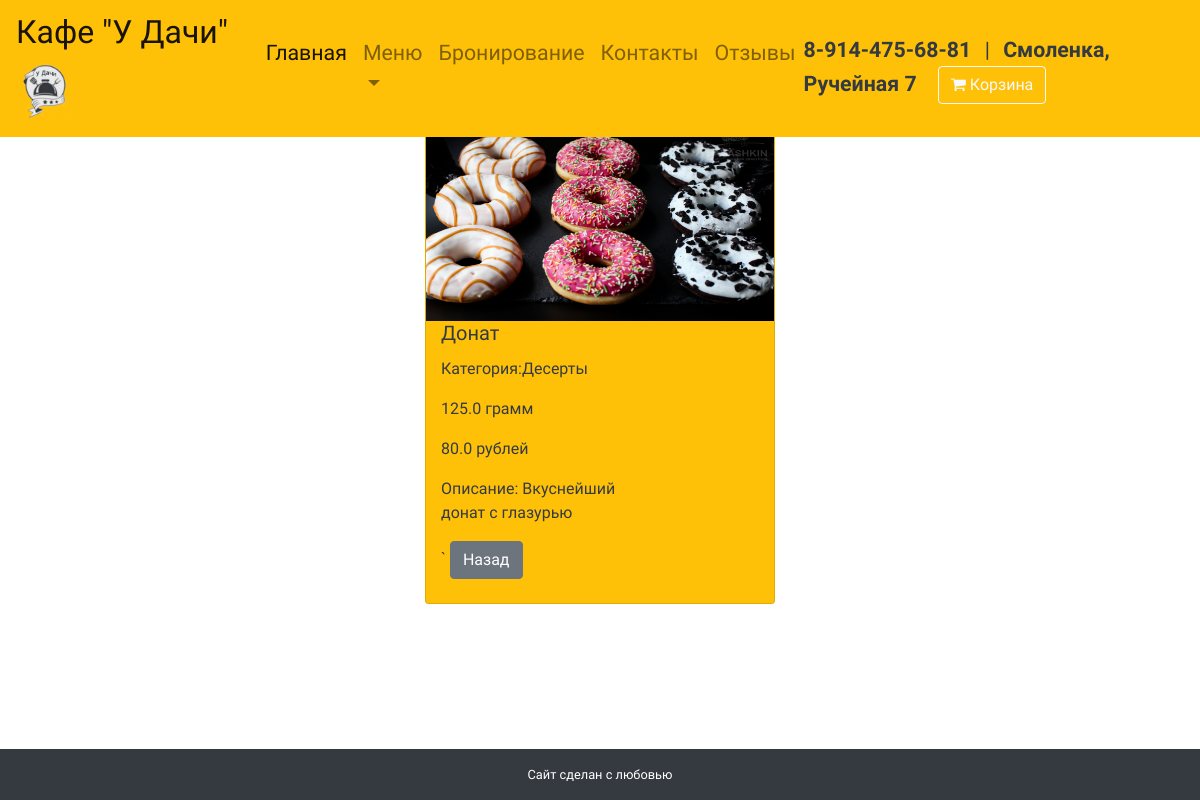
Page /bludaveiw/5/ on the committed database.
### udachi/models.py (models this page shows, shortened)
class Bluda(models.Model):
    class Meta:
        verbose_name = 'Блюдо'
        verbose_name_plural = 'Блюда'
    nazvanie = models.CharField(verbose_name='Название', max_length=255, null=False, blank=False)
    opisanie = models.TextField('Описание', null=True, blank=True)
    cena = models.FloatField('Цена', default=0)
    gramovka = models.FloatField('Граммовка', default=0)
    prevyu = models.ImageField('Превью', null=False, blank=False)
    tip_bluda = models.ForeignKey(TipBluda, verbose_name='Тип блюда', on_delete=models.SET_NULL, null=True)
    ne_pokazivat = models.BooleanField('Не показывать блюдо', default=False)
    kolvo_dobavlenia_v_korzinu = models.IntegerField('Кол-во раз добавили в корзину', default=0)

class TipBluda(models.Model):
    class Meta:
        verbose_name = 'Тип блюда'
        verbose_name_plural = 'Типы блюда'
    nazvanie = models.CharField(verbose_name='Название', max_length=255, null=False, blank=False)
    def __str__(self):
        return self.nazvanie

### udachi/views.py (the view)
# urls.py: path('bludaveiw/<pk>/', NewsDetailView.as_view(), name='detail_view'),
class NewsDetailView(DetailView):
    model = Bluda
    template_name = 'udachi/detail_view.html'
    context_object_name = 'bluda'

### udachi/cart.py (called while the page is built)
    def __len__(self):
        return sum(item['quantity'] for item in self.cart.values())

### udachi/context_processors.py (called while the page is built)
def cart(request):
    return {'cart': Cart(request)}

### udachi/templates/udachi/detail_view.html (shortened to what this page needs)
{% extends 'udachi/base.html' %}
{% load thumbnail %}
{% load static %}
{% block Content %}
    <br>
    <br><br>
    <div class="container py-5">
        <div class="row justify-content-center">
            <div class="col-12 col-md-6 col-lg-4 col-xl-4">
                <div class="card text-dark bg-warning mb-3" style="max-width: 23rem;">
                    {% if bluda.prevyu %}
                        {% thumbnail bluda.prevyu 350x350 as image %}
                        <img class="card-img-top" src="/{{ image }}">
                    {% else %}
                        <img class="card-img-top img-fluid" src="{% static 'udachi/logo.png' %}">
                    {% endif %}
                    <div class="col-md-8">
                        <h5 class="card-title">{{ bluda.nazvanie }}</h5>
                        <p> Категория:{{ bluda.tip_bluda }} </p>
                        <p>{{ bluda.gramovka }} грамм</p>
                        <p class="price"> {{ bluda.cena }} рублей </p>
                        <p class="card-text">Описание: {{ bluda.opisanie }} </p>
                        `
                        <a href="{% url "home" %}" class="btn btn-secondary">Назад</a>
                    </div>
                    <br>
                </div>
            </div>
            <br>
        </div>
    </div>
{% endblock %}

### udachi/static/udachi/style.css (style rules this page uses)
body { font-family: 'Balsamiq Sans', cursive; }
.card-img-top { height: 200px; }

### rows in the picture
Bluda: prevyu (picture), nazvanie "Донат", tip_bluda "Десерты", gramovka "125.0", cena "80.0", opisanie "Вкуснейший донат с глазурью"
